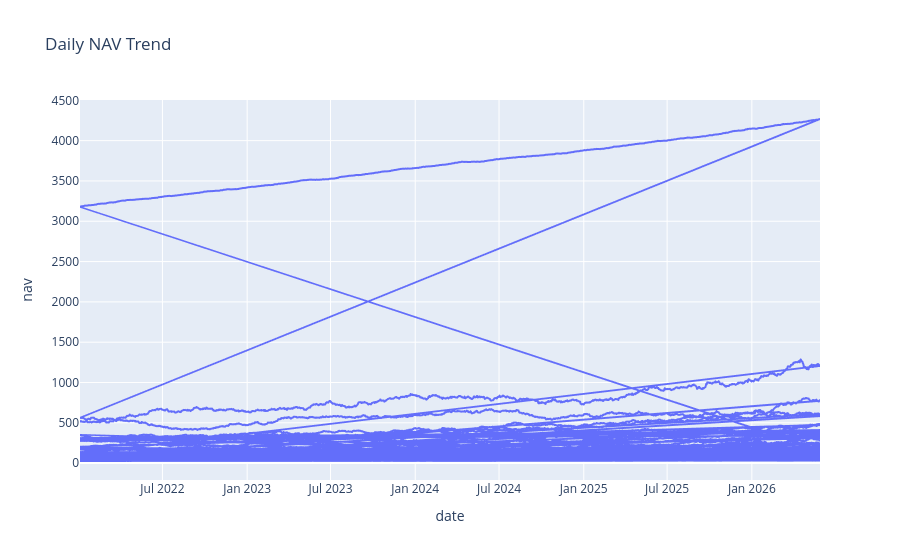

The notebook cell saved with this chart:
### Code cell
import pandas as pd
import plotly.express as px
nav_history = pd.read_csv("../data/processed/02_nav_history_clean.csv")

fig = px.line(
    nav_history,
    x="date",
    y="nav",
    title="Daily NAV Trend"
)
fig.show()

### Figure 1 — Plotly figure (JSON) as saved in the notebook; plotly's stock layout.template omitted (floating-point values rounded to 4 significant figures; data arrays with more than 128 entries replaced by an {"elided": "..."} marker saying what was removed)
{"data": [{"hovertemplate": "date=%{x}<br>nav=%{y}<extra></extra>", "legendgroup": "", "line": {"color": "#636efa", "dash": "solid"}, "marker": {"symbol": "circle"}, "mode": "lines", "name": "", "showlegend": false, "type": "scattergl", "x": {"elided": "46000 str values"}, "xaxis": "x", "y": {"elided": "46000 float values"}, "yaxis": "y"}], "layout": {"legend": {"tracegroupgap": 0}, "title": {"text": "Daily NAV Trend"}, "xaxis": {"anchor": "y", "domain": [0, 1], "title": {"text": "date"}}, "yaxis": {"anchor": "x", "domain": [0, 1], "title": {"text": "nav"}}}}
